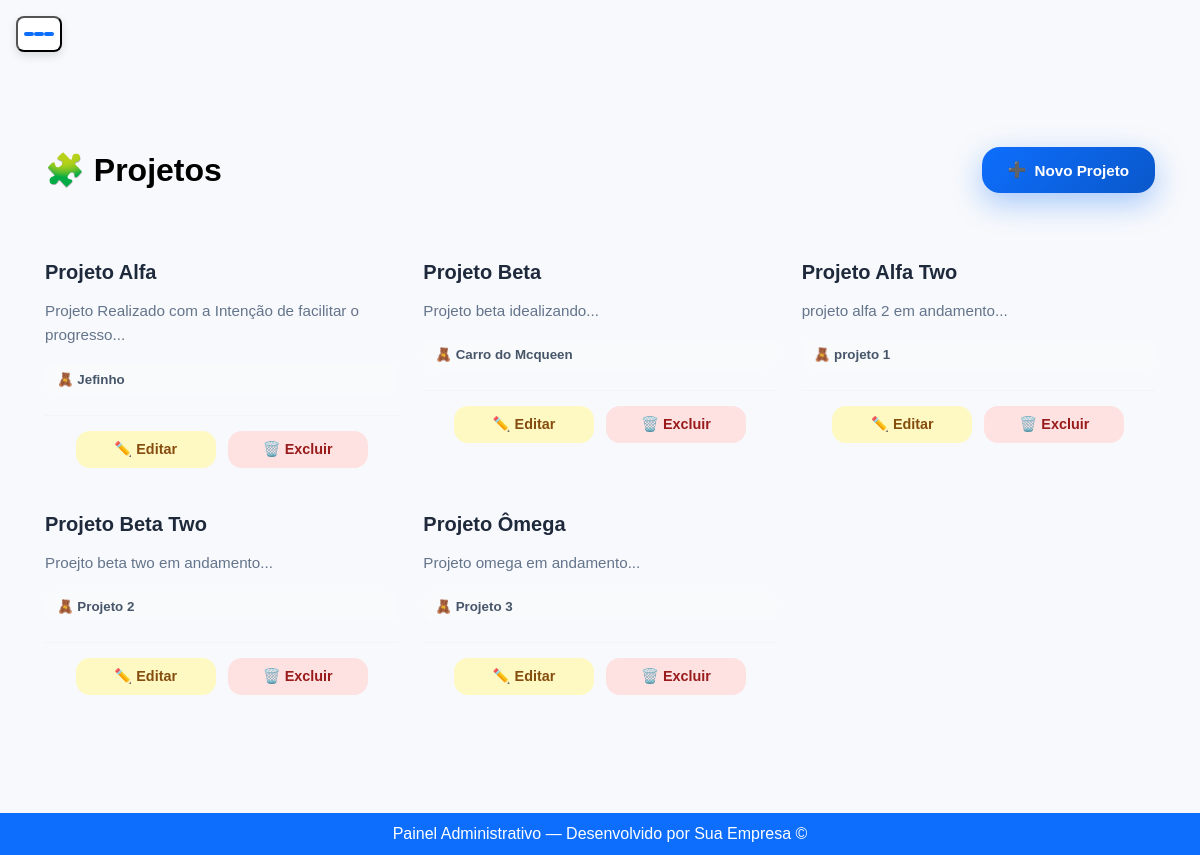
The app's page /adm/projetos/, older data.
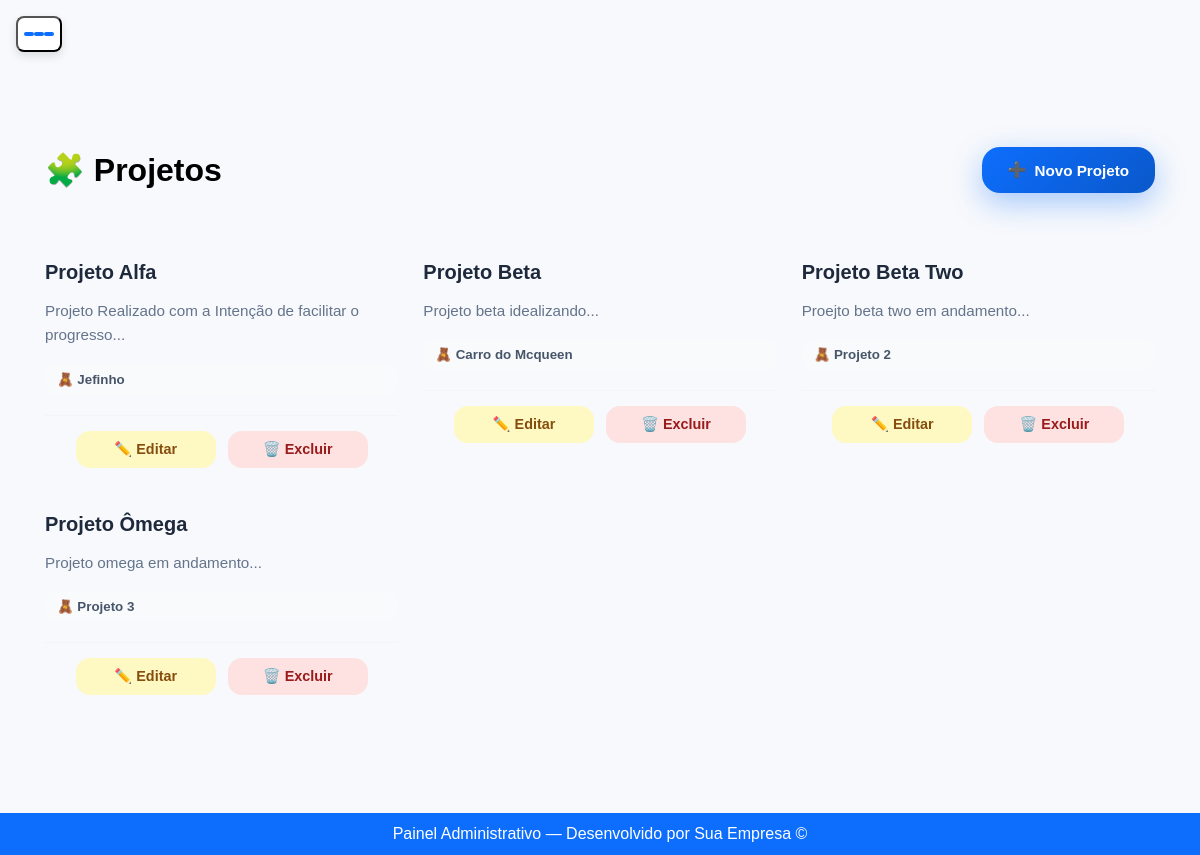
The same page, newer data.
### core/models.py (models this page shows, shortened)
class Projetos(models.Model):
    titulo = models.CharField(max_length=200)
    descricao = models.TextField()
    brinquedo_projetado = models.OneToOneField(
        BrinquedosProjeto,
        related_name='projeto',
        on_delete=models.CASCADE,
        null=True
    )
    class Meta:
        verbose_name = "Projeto"
        verbose_name_plural = "Projetos"

class Prime(models.Model):
    ativo = models.BooleanField(default=True)
    criacao = models.DateTimeField(auto_now_add=True, null=True)
    atualizado = models.DateTimeField(auto_now=True, null=True)
    class Meta:
        abstract = True

class BrinquedosProjeto(Prime):
    nome_brinquedo_projeto = models.CharField(max_length=150)
    descricao = models.CharField(max_length=999)
    class Meta:
        verbose_name = "Brinquedo Projetado"
        verbose_name_plural = "Brinquedos Projetados"

### core/views.py (the view, shortened to what this page needs)
# urls.py: path("adm/projetos/", ProjetoAdminView.as_view(), name='projetos_admin'),
class ProjetoAdminView(View):
    template_name = "projetos/projetos_adm.html"
    def get(self, request):
        context = {
            "projetos": Projetos.objects.select_related('brinquedo_projetado').all(),
            "brinquedos_disponiveis": BrinquedosProjeto.objects.all(),
            "form": ProjetoForm()
        }
        return render(request, self.template_name, context)

### core/context_processors.py (called while the page is built, shortened)
def categorias_globais(request):
    return {
        "categorias_header": CategoriasBrinquedos.objects.all().order_by("nome_categoria")
    }

def estabelecimentos_globais(request):
    return {
        "estabelecimentos_globais": Estabelecimentos.objects.all()
    }

def manutencao_notificacao(request):
    if not request.user.is_authenticated:
        return {}

def carrinho_context(request):
    if not request.user.is_authenticated:
        return {
            'carrinho_total_itens': 0,
            'mostrar_float_carrinho': False
        }

def pedidos_ativos_context(request):
    if not request.user.is_authenticated:
        return {}

### core/templates/projetos/projetos_adm.html (shortened to what this page needs)
{% extends "base_adm.html" %}
{% block content %}
<div class="projetos-container">
    <div class="header">
        <h1>🧩 Projetos</h1>
        <button type="button" class="btn-novo" onclick="openCreateProjeto()">
            <span>➕</span> Novo Projeto
        </button>
    </div>
    <div class="grid">
        {% for projeto in projetos %}
            <div class="card">
                <div>
                    <h3>{{ projeto.titulo }}</h3>
                    <p>{{ projeto.descricao|truncatechars:120 }}</p>
                    <small>
                        🧸
                        {% if projeto.brinquedo_projetado %}
                            {{ projeto.brinquedo_projetado.nome_brinquedo_projeto }}
                        {% else %}
                            <em>Sem brinquedo</em>
                        {% endif %}
                    </small>
                </div>
                <div class="acoes">
                    <button class="btn-editar"
                            onclick="openEditProjeto(
                                {{ projeto.id }},
                                '{{ projeto.titulo|escapejs }}',
                                '{{ projeto.descricao|escapejs }}',
                                '{{ projeto.brinquedo_projetado.id|default:'' }}'
                            )">
                        ✏️ Editar
                    </button>
<button class="btn-excluir"
        onclick="openDelete({{ projeto.id }})">
    🗑️ Excluir
</button>
                </div>
            </div>
        {% empty %}
            <p>Nenhum projeto cadastrado.</p>
        {% endfor %}
    </div>
</div>
{% endblock %}

Row changes from the older to the newer data that the page shows:
removed Projetos: titulo "Projeto Alfa Two", descricao "projeto alfa 2 em andamento...", brinquedo_projetado.nome_brinquedo_projeto "projeto 1"
